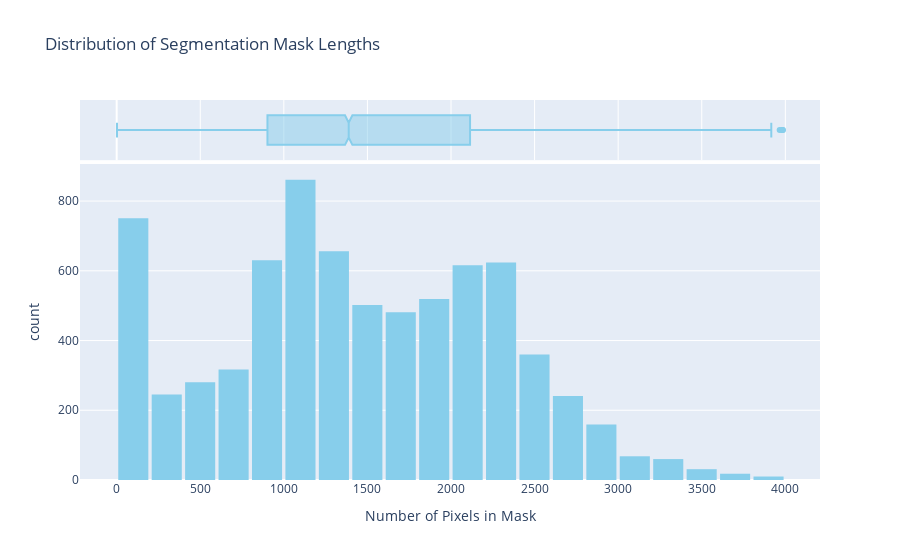

The notebook cell saved with this chart:
### Code cell
df['mask_length'] = df['rle'].apply(lambda x: len(str(x).split()))
# 这个并非像素数，而是RLE编码的长度。也就是展平后有多少段
fig = px.histogram(df, x='mask_length', nbins=20,
                   labels={'mask_length': 'Number of Pixels in Mask', 'count': 'Frequency'},
                   title='Distribution of Segmentation Mask Lengths',
                   marginal="box",  # or violin, rug
                   color_discrete_sequence=['skyblue'])

fig.update_layout(bargap=0.1)
fig.show()

### Figure 1 — Plotly figure (JSON) as saved in the notebook; plotly's stock layout.template omitted (floating-point values rounded to 4 significant figures; data arrays with more than 128 entries replaced by an {"elided": "..."} marker saying what was removed)
{"data": [{"alignmentgroup": "True", "bingroup": "x", "hovertemplate": "Number of Pixels in Mask=%{x}<br>count=%{y}<extra></extra>", "legendgroup": "", "marker": {"color": "skyblue", "pattern": {"shape": ""}}, "name": "", "nbinsx": 20, "offsetgroup": "", "orientation": "v", "showlegend": false, "type": "histogram", "x": {"elided": "7429 int values"}, "xaxis": "x", "yaxis": "y"}, {"alignmentgroup": "True", "hovertemplate": "Number of Pixels in Mask=%{x}<extra></extra>", "legendgroup": "", "marker": {"color": "skyblue"}, "name": "", "notched": true, "offsetgroup": "", "showlegend": false, "type": "box", "x": {"elided": "7429 int values"}, "xaxis": "x2", "yaxis": "y2"}], "layout": {"bargap": 0.1, "barmode": "relative", "legend": {"tracegroupgap": 0}, "title": {"text": "Distribution of Segmentation Mask Lengths"}, "xaxis": {"anchor": "y", "domain": [0, 1], "title": {"text": "Number of Pixels in Mask"}}, "xaxis2": {"anchor": "y2", "domain": [0, 1], "matches": "x", "showgrid": true, "showticklabels": false}, "yaxis": {"anchor": "x", "domain": [0, 0.8316], "title": {"text": "count"}}, "yaxis2": {"anchor": "x2", "domain": [0.8416, 1], "matches": "y2", "showgrid": false, "showline": false, "showticklabels": false, "ticks": ""}}}
